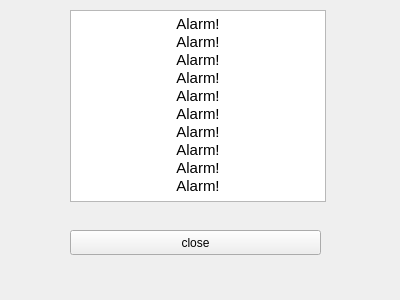
<?xml version="1.0" encoding="UTF-8"?>
<ui version="4.0">
 <class>alarm_widget</class>
 <widget class="QWidget" name="alarm_widget">
  <property name="geometry">
   <rect>
    <x>0</x>
    <y>0</y>
    <width>400</width>
    <height>300</height>
   </rect>
  </property>
  <property name="windowTitle">
   <string>Form</string>
  </property>
  <widget class="QPushButton" name="pushButton">
   <property name="geometry">
    <rect>
     <x>70</x>
     <y>230</y>
     <width>251</width>
     <height>25</height>
    </rect>
   </property>
   <property name="text">
    <string>close</string>
   </property>
  </widget>
  <widget class="QTextBrowser" name="textBrowser">
   <property name="geometry">
    <rect>
     <x>70</x>
     <y>10</y>
     <width>256</width>
     <height>192</height>
    </rect>
   </property>
   <property name="html">
    <string>&lt;!DOCTYPE HTML PUBLIC &quot;-//W3C//DTD HTML 4.0//EN&quot; &quot;http://www.w3.org/TR/REC-html40/strict.dtd&quot;&gt;
&lt;html&gt;&lt;head&gt;&lt;meta name=&quot;qrichtext&quot; content=&quot;1&quot; /&gt;&lt;style type=&quot;text/css&quot;&gt;
p, li { white-space: pre-wrap; }
&lt;/style&gt;&lt;/head&gt;&lt;body style=&quot; font-family:'Ubuntu'; font-size:11pt; font-weight:400; font-style:normal;&quot;&gt;
&lt;p align=&quot;center&quot; style=&quot; margin-top:0px; margin-bottom:0px; margin-left:0px; margin-right:0px; -qt-block-indent:0; text-indent:0px;&quot;&gt;Alarm!&lt;/p&gt;
&lt;p align=&quot;center&quot; style=&quot; margin-top:0px; margin-bottom:0px; margin-left:0px; margin-right:0px; -qt-block-indent:0; text-indent:0px;&quot;&gt;Alarm!&lt;/p&gt;
&lt;p align=&quot;center&quot; style=&quot; margin-top:0px; margin-bottom:0px; margin-left:0px; margin-right:0px; -qt-block-indent:0; text-indent:0px;&quot;&gt;Alarm!&lt;/p&gt;
&lt;p align=&quot;center&quot; style=&quot; margin-top:0px; margin-bottom:0px; margin-left:0px; margin-right:0px; -qt-block-indent:0; text-indent:0px;&quot;&gt;Alarm!&lt;/p&gt;
&lt;p align=&quot;center&quot; style=&quot; margin-top:0px; margin-bottom:0px; margin-left:0px; margin-right:0px; -qt-block-indent:0; text-indent:0px;&quot;&gt;Alarm!&lt;/p&gt;
&lt;p align=&quot;center&quot; style=&quot; margin-top:0px; margin-bottom:0px; margin-left:0px; margin-right:0px; -qt-block-indent:0; text-indent:0px;&quot;&gt;Alarm!&lt;/p&gt;
&lt;p align=&quot;center&quot; style=&quot; margin-top:0px; margin-bottom:0px; margin-left:0px; margin-right:0px; -qt-block-indent:0; text-indent:0px;&quot;&gt;Alarm!&lt;/p&gt;
&lt;p align=&quot;center&quot; style=&quot; margin-top:0px; margin-bottom:0px; margin-left:0px; margin-right:0px; -qt-block-indent:0; text-indent:0px;&quot;&gt;Alarm!&lt;/p&gt;
&lt;p align=&quot;center&quot; style=&quot; margin-top:0px; margin-bottom:0px; margin-left:0px; margin-right:0px; -qt-block-indent:0; text-indent:0px;&quot;&gt;Alarm!&lt;/p&gt;
&lt;p align=&quot;center&quot; style=&quot; margin-top:0px; margin-bottom:0px; margin-left:0px; margin-right:0px; -qt-block-indent:0; text-indent:0px;&quot;&gt;Alarm!&lt;/p&gt;&lt;/body&gt;&lt;/html&gt;</string>
   </property>
  </widget>
 </widget>
 <resources/>
 <connections/>
</ui>
